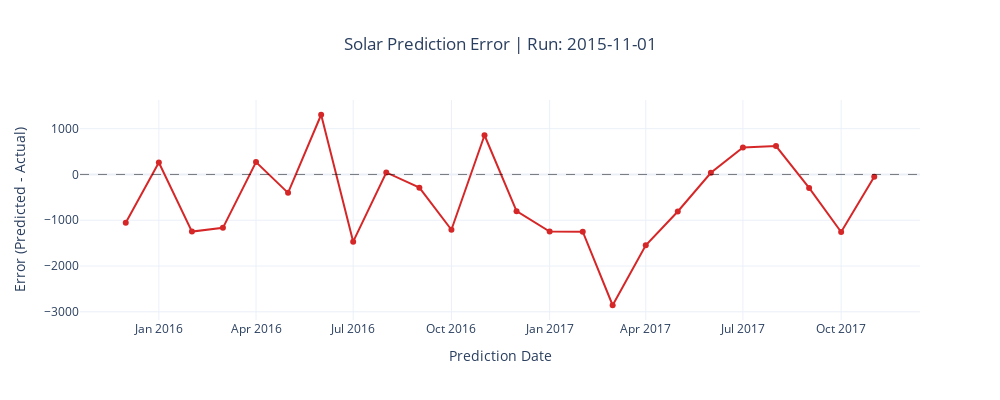
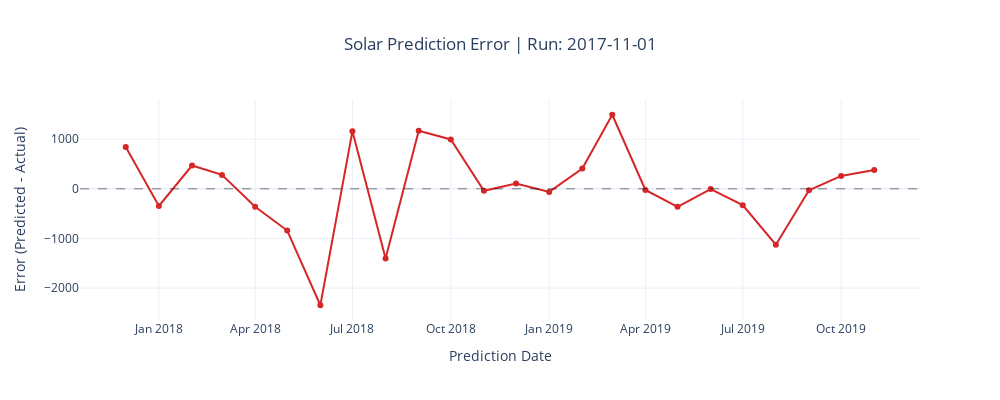
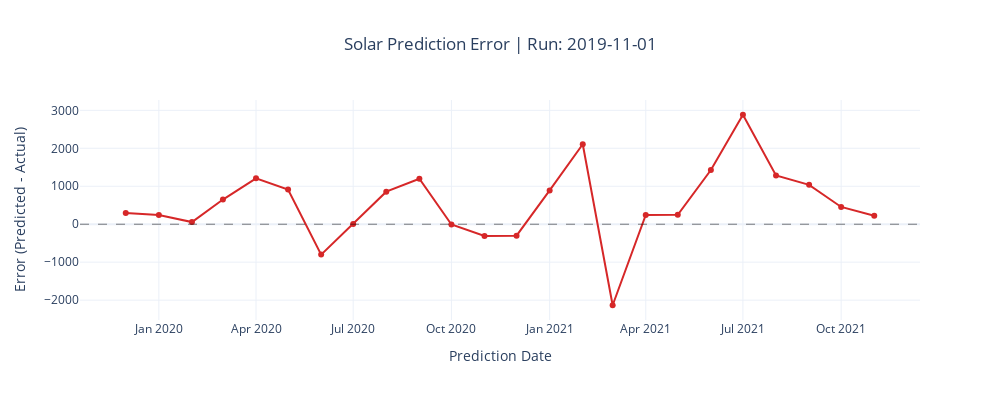
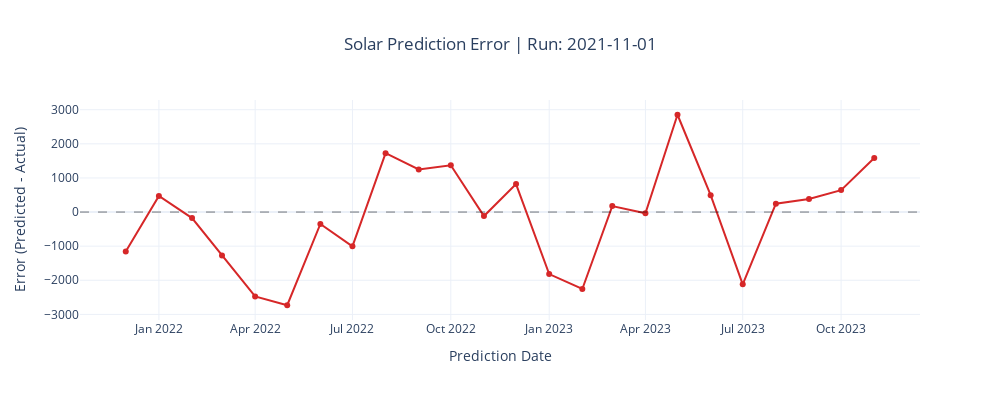

The notebook cell these images were saved under, in order:
### Code cell
plot_split_errors_plotly(all_errors_df)
